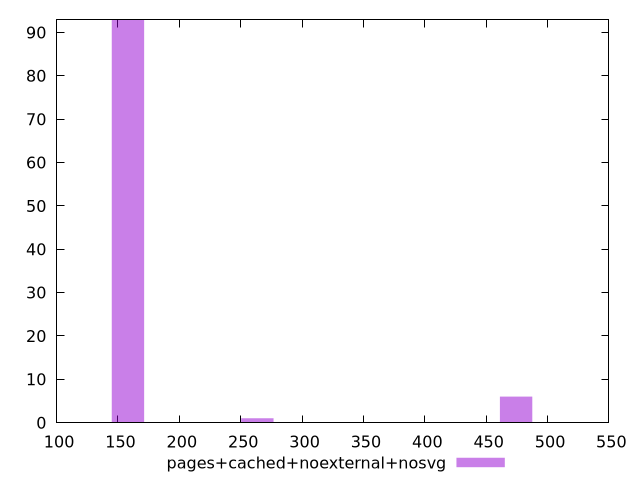

Write gnuplot code to recreate this figure.
$_pagesCachedNoexternalNosvg <<EOF
158.12927625981095 93
263.5487937663516 1
474.3878287794328 6
EOF
set key outside below
set terminal pngcairo
set output "report_00004_2020-11-02T20-21-41.718Z/render-blocking-resources/pages+cached+noexternal+nosvg//raw_hist.png"
set yrange [0:93]
set boxwidth 26.354879376635157
set style fill transparent solid 0.5 noborder
plot $_pagesCachedNoexternalNosvg title "pages+cached+noexternal+nosvg" with boxes ,
